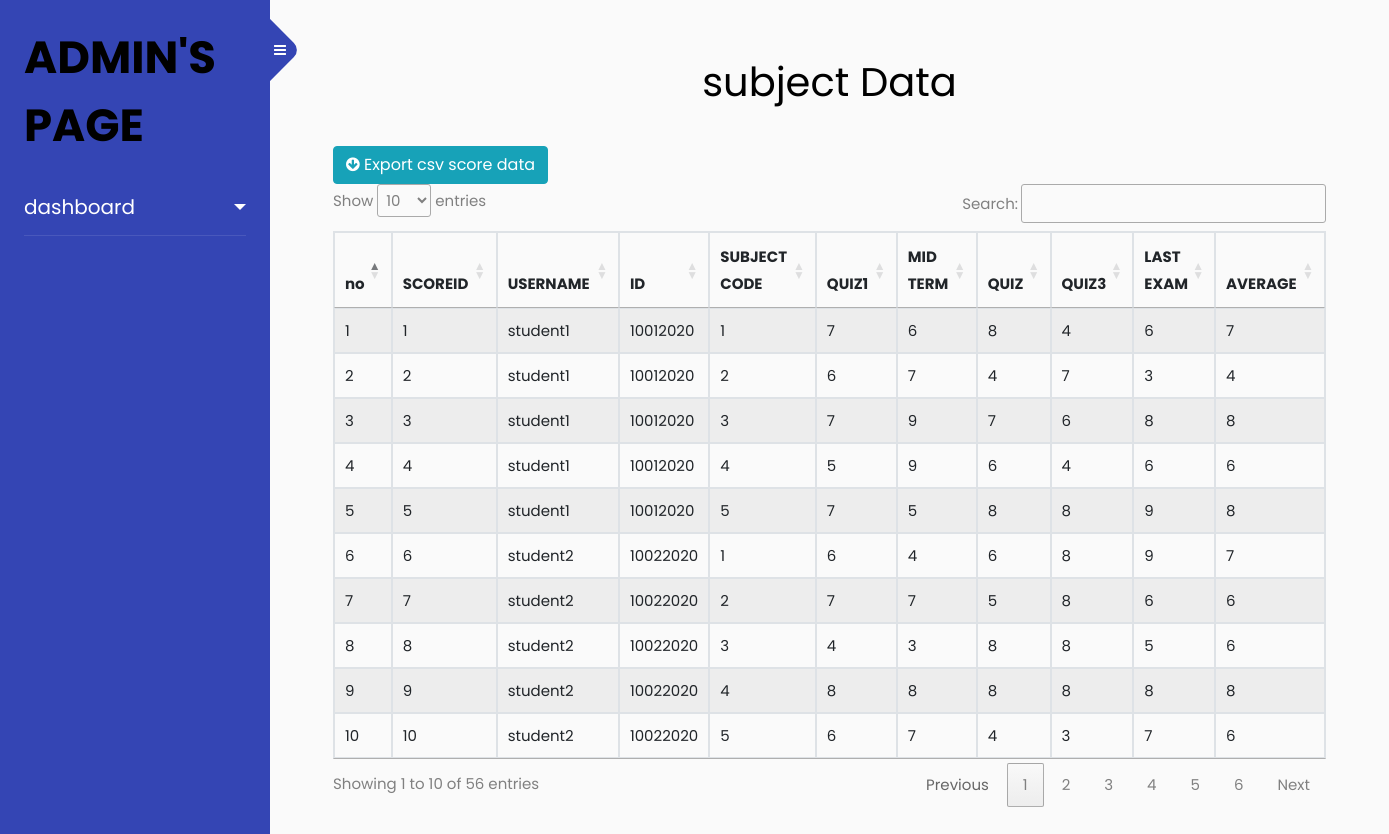
Page /index.php/student/admin on the committed database.
### tables this page shows
CREATE TABLE `scores` (
  `SCOREID` int(11) NOT NULL,
  `USERNAME` varchar(24) DEFAULT NULL,
  `ID` int(11) DEFAULT NULL,
  `SUB_ID` varchar(8) DEFAULT NULL,
  `QUIZ1` int(11) DEFAULT NULL,
  `QUIZ2` int(11) DEFAULT NULL,
  `MID_EXAM` int(11) DEFAULT NULL,
  `QUIZ3` int(11) DEFAULT NULL,
  `LAST_EXAM` int(11) DEFAULT NULL,
  `AVERAGE` int(11) DEFAULT NULL
);

### web/application/controllers/student/admin.php (called while the page is built, shortened)
<?php
class admin extends CI_Controller {
    public function __construct()
    {
        $this->load->helper('url');
        $this->load->helper('form');
        $this->load->model('model');
        $this->load->model('cetak_model');
        $this->load->library('form_validation');
        $this->load->library('session');
        $this->load->database();
    }
    public function index()
    {
        $data['title']='subject Data';
        $data['scores']=$this->model->getDataScore();
        $this->load->view('template/admin_header',$data);
        $this->load->view('ADMIN/scores',$data);
        $this->load->view('template/footer');
    }
}
    ?>

### web/index.php (called while the page is built, shortened)
<?php
require_once BASEPATH.'core/CodeIgniter.php';

### web/application/models/model.php (called while the page is built, shortened)
<?php
class model extends CI_Model {
    public function getDataScore()
    {
        $query=$this->db->get('scores');
        return $query->result_array();
    }
}

### web/application/views/ADMIN/scores.php (the view, shortened to what this page needs)
<div class="container">
<div class="row mt-1">
    <div class="col-md-12">
        <h1 style="text-align: center; margin-bottom:30px"><?=$title?></h1>
    </div>
</div>
    <div class="row mt-1">
    <div class="col-md-9">
    <a href="<?= base_url();?>Export/scores"class="btn btn-info"><span class="fa fa-arrow-circle-down"></span> Export csv score data</a>
    </div>
</div>
    <table class="table table-striped table-bordered " id="lecturer">
        <thead>
            <tr>
            <th>no</th>
            <th>SCOREID</th>
                <th>USERNAME</th>
                <th>ID</th>
                <th>SUBJECT CODE</th>
                <th>QUIZ1</th>
                <th>MID TERM</th>
                <th>QUIZ</th>
                <th>QUIZ3</th>
                <th>LAST EXAM</th>
                <th>AVERAGE</th>
            </tr>
        </thead>
        <tbody>
            <?php
              $no = 1;
            foreach ($scores as $p) {?>
                <tr>
                    <td><?= $no++; ?></td>
                    <td><?= $p["SCOREID"]?></td>
                    <td><?= $p["USERNAME"]?></td>
                    <td><?= $p["ID"]?></td>
                    <td><?= $p["SUB_ID"]?></td>
                    <td><?= $p["QUIZ1"]?></td>
                    <td><?= $p["QUIZ2"]?></td>
                    <td><?= $p["MID_EXAM"]?></td>
                    <td><?= $p["QUIZ3"]?></td>
                    <td><?= $p["LAST_EXAM"]?></td>
                    <td><?= $p["AVERAGE"]?></td>
                </tr>
            <?php };     ?>
        </tbody>
    </table>
</div>

### rows in the picture
scores: SCOREID "1", USERNAME "student1", ID "10012020", SUB_ID "1", QUIZ1 "7", QUIZ2 "6", MID_EXAM "8", QUIZ3 "4", LAST_EXAM "6", AVERAGE "7"
scores: SCOREID "2", USERNAME "student1", ID "10012020", SUB_ID "2", QUIZ1 "6", QUIZ2 "7", MID_EXAM "4", QUIZ3 "7", LAST_EXAM "3", AVERAGE "4"
scores: SCOREID "3", USERNAME "student1", ID "10012020", SUB_ID "3", QUIZ1 "7", QUIZ2 "9", MID_EXAM "7", QUIZ3 "6", LAST_EXAM "8", AVERAGE "8"
scores: SCOREID "4", USERNAME "student1", ID "10012020", SUB_ID "4", QUIZ1 "5", QUIZ2 "9", MID_EXAM "6", QUIZ3 "4", LAST_EXAM "6", AVERAGE "6"
scores: SCOREID "5", USERNAME "student1", ID "10012020", SUB_ID "5", QUIZ1 "7", QUIZ2 "5", MID_EXAM "8", QUIZ3 "8", LAST_EXAM "9", AVERAGE "8"
scores: SCOREID "6", USERNAME "student2", ID "10022020", SUB_ID "1", QUIZ1 "6", QUIZ2 "4", MID_EXAM "6", QUIZ3 "8", LAST_EXAM "9", AVERAGE "7"
scores: SCOREID "7", USERNAME "student2", ID "10022020", SUB_ID "2", QUIZ1 "7", QUIZ2 "7", MID_EXAM "5", QUIZ3 "8", LAST_EXAM "6", AVERAGE "6"
scores: SCOREID "8", USERNAME "student2", ID "10022020", SUB_ID "3", QUIZ1 "4", QUIZ2 "3", MID_EXAM "8", QUIZ3 "8", LAST_EXAM "5", AVERAGE "6"
scores: SCOREID "9", USERNAME "student2", ID "10022020", SUB_ID "4", QUIZ1 "8", QUIZ2 "8", MID_EXAM "8", QUIZ3 "8", LAST_EXAM "8", AVERAGE "8"
scores: SCOREID "10", USERNAME "student2", ID "10022020", SUB_ID "5", QUIZ1 "6", QUIZ2 "7", MID_EXAM "4", QUIZ3 "3", LAST_EXAM "7", AVERAGE "6"

### other values in the picture
$title "subject Data"
